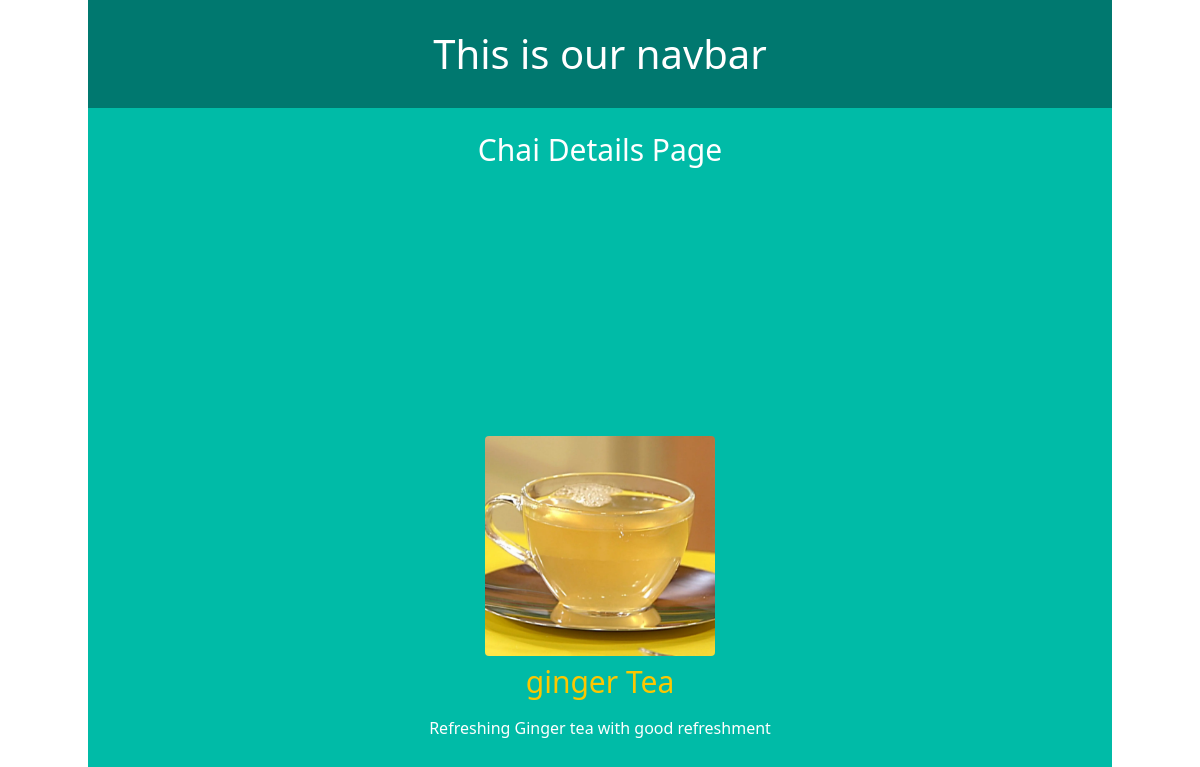
Page /chai/2/ on the committed database.
### chai/models.py (models this page shows, shortened)
class ChaiVaraity(models.Model):
    CHAI_TYPE_CHOICE = [ # a list (array) of tuples. Each tuple represents a choice, with a value and a human-readable name.
        ('PL', 'PLAIN'),
        ('GI', 'GINGER'),
        ('ML', 'MASALA'),
        ('GR', 'GREEN'),
        ('KL', 'KIWI'),
        ('LE', 'LEMON'),
    ]
    name = models.CharField(max_length=100)
    image = models.ImageField(upload_to='chais/', blank=True, null=True)
    date_added = models.DateTimeField(default=timezone.now)# adding the time when the model was added in database
    type = models.CharField(max_length=2,choices=CHAI_TYPE_CHOICE)
    description = models.TextField(max_length=500, default="No description")
    price = models.DecimalField(max_digits=10, decimal_places=2, default=0.00)

### chai/views.py (the view)
# urls.py: path('<int:chai_id>/', views.chai_details, name='chai_details'),
def chai_details(request, chai_id):
    chai = get_object_or_404(ChaiVaraity, pk=chai_id)
    return render(request, 'chai/chai_details.html', {'chai':chai})

### chai/templates/chai/chai_details.html (shortened to what this page needs)
{% extends "layout.html" %}
{% block content %}
<h1 class="text-center text-3xl py-6">Chai Details Page</h1>
<div class="flex flex-col items-center justify-center min-h-screen">
    <img class="w-[230px] h-[220px] rounded" src="{{ chai.image.url }}" alt="">
    <h3 class="text-yellow-400 text-3xl font-medium py-2">{{ chai.name }}</h3>
    <p class="py-2 text-[16px]">{{ chai.description }}</p>
</div>
{% endblock %}

### rows in the picture
ChaiVaraity: image (picture), name "ginger Tea", description "Refreshing Ginger tea with good refreshment"
